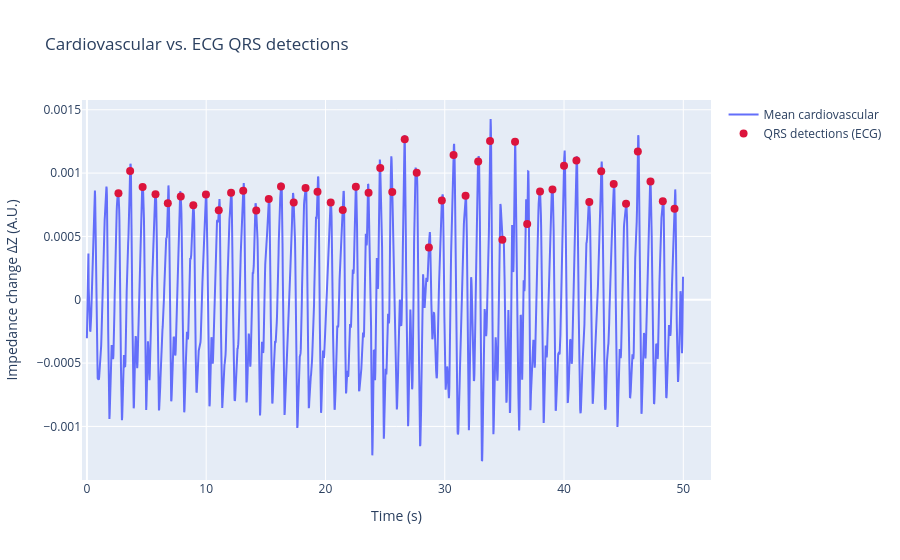

Here is the notebook cell this chart was saved with:
### Markdown cell above
## Question 7 - *Bonus Question* (not graded) 
Can you detect the QRS peaks (e.g., using [`qrs = Detectors(fs).engzee_detector(ecg)`](https://github.com/berndporr/py-ecg-detectors/blob/7a1ca569190a4c17885089c97480efd114c64120/ecgdetectors.py#L277)) on the ECG signal (see variable `ecg`) and plot them together with the cardiovascular EIT activity?

### Code cell
detectors = Detectors(ecg['fs'])
qrs_samples = detectors.engzee_detector(ecg['value'])
qrs_times = ecg['time'][qrs_samples]
qrs_on_eit = np.interp(qrs_times, t, card_signal)

fig = go.Figure()
fig.add_trace(go.Scatter(x=t, y=card_signal, name="Mean cardiovascular"))
fig.add_trace(go.Scatter(x=qrs_times, y=qrs_on_eit, mode="markers",
                         marker=dict(color="crimson", size=8),
                         name="QRS detections (ECG)"))
fig.update_layout(title="Cardiovascular vs. ECG QRS detections",
                  xaxis_title="Time (s)",
                  yaxis_title="Impedance change ΔZ (A.U.)")
fig.show()

### Figure 1 — Plotly figure (JSON) as saved in the notebook; plotly's stock layout.template omitted (floating-point values rounded to 4 significant figures; data arrays with more than 128 entries replaced by an {"elided": "..."} marker saying what was removed)
{"data": [{"name": "Mean cardiovascular", "type": "scatter", "x": {"elided": "2384 float values"}, "y": {"elided": "2384 float values"}}, {"marker": {"color": "crimson", "size": 8}, "mode": "markers", "name": "QRS detections (ECG)", "type": "scatter", "x": [2.644, 3.623, 4.67, 5.751, 6.782, 7.868, 8.921, 9.979, 11.05, 12.09, 13.1, 14.2, 15.25, 16.27, 17.34, 18.33, 19.33, 20.44, 21.45, 22.55, 23.61, 24.59, 25.6, 26.65, 27.65, 28.67, 29.76, 30.74, 31.75, 32.8, 33.8, 34.83, 35.89, 36.91, 37.99, 39.03, 40.0, 41.04, 42.12, 43.12, 44.17, 45.2, 46.19, 47.25, 48.28, 49.27], "y": [0.0008407, 0.001017, 0.0008895, 0.0008324, 0.0007618, 0.0008157, 0.000746, 0.0008305, 0.0007071, 0.0008455, 0.0008603, 0.0007042, 0.0007962, 0.0008934, 0.0007677, 0.0008828, 0.0008518, 0.0007674, 0.0007093, 0.0008914, 0.0008452, 0.001041, 0.0008504, 0.001267, 0.001003, 0.0004126, 0.0007844, 0.001143, 0.0008216, 0.001091, 0.001254, 0.0004741, 0.001248, 0.0005982, 0.0008537, 0.0008696, 0.001059, 0.001099, 0.0007712, 0.001014, 0.0009131, 0.000757, 0.001171, 0.0009344, 0.0007775, 0.0007178]}], "layout": {"title": {"text": "Cardiovascular vs. ECG QRS detections"}, "xaxis": {"title": {"text": "Time (s)"}}, "yaxis": {"title": {"text": "Impedance change ΔZ (A.U.)"}}}}
